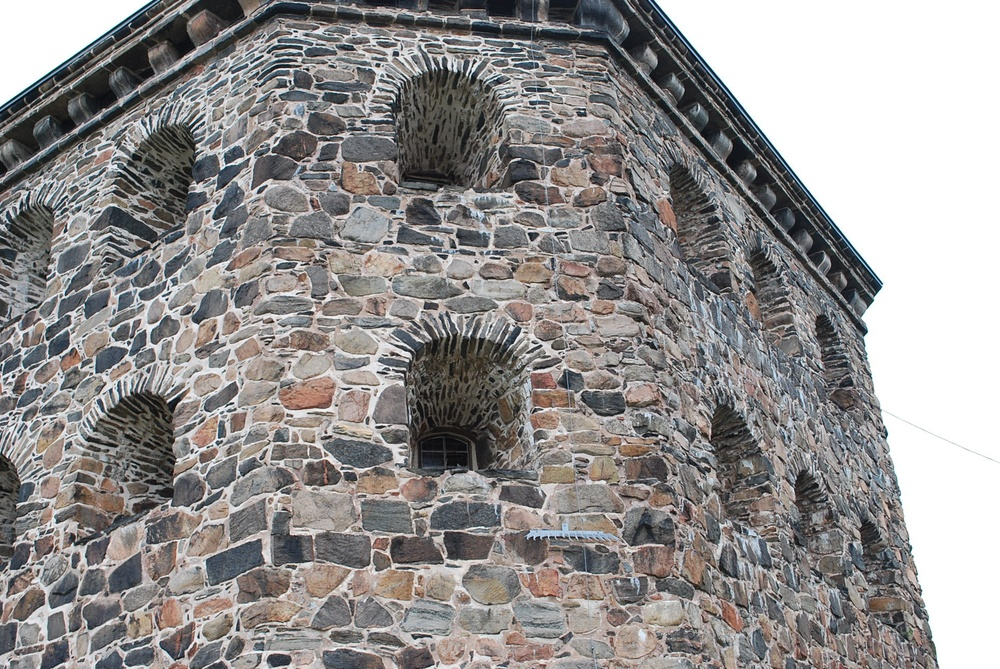
%> input picture Assignment3/kronan1.JPG, 1000 x 669 px, shrunk from 1936 x 1296 before the run
$ octave CompEx2.m   (GNU Octave 9; MATLAB toolbox functions it lacks are replaced by stand-ins)
%> lines starting %> are read from the running program, lines starting %| are printed output that depends on the picture
### Assignment3/DLT.m
function [X, xproj1, xproj2] = DLT(P1, P2, x1h, x2h)
%> called with P1 = [1 0 0 0; 0 1 0 0; 0 0 1 0]
[dim, points] = size(x1h);

X = zeros(dim+1, points);

% Triangulation point by point, see lecture 5.
for point=1:points
    M = [P1 x1h(:, point) zeros(dim, 1); P2 zeros(dim, 1) x2h(:, point)];
    [U,S,V] = svd(M);
    v = V(:,end);
    X(:, point) = v(1:dim+1);
end

xproj1 = [pflat(P1*X); ones(1, size(x1h,2))];
xproj2 = [pflat(P2*X); ones(1, size(x1h,2))];
end

### Assignment3/pflat.m
function [new_x] = pflat(x);
%Divides last entry of homogeneous coordinates for points of any
%dimensionality.
new_x = x./repmat(x(end,:),[size(x,1) 1]);
end

### Assignment3/CompEx2.m
%% Computer Exercise 2
load F
load compEx1data

%% Normalize image points
x1 = x{1};
m1 = mean(x1, 2);
s1 = std(x1,0,2);
x2 = x{2};
m2 = mean(x2, 2);
s2 = std(x2,0,2);

% Normalization
N1 = [1./s1(1) 0 -1./s1(1)*m1(1); 0 1./s1(2) -1./s1(2)*m1(2); 0 0 1];
N2 = [1./s2(1) 0 -1./s2(1)*m2(1); 0 1./s2(2) -1./s2(2)*m2(2); 0 0 1];
% Without normalization
% N1 = eye(3);
% N2 = eye(3);

x1norm = N1*x1;
x2norm = N2*x2;

%% Camera matrices and DLT
e2 = null(F.');
e2skew = [0 -e2(3) e2(2); e2(3) 0 -e2(1); -e2(2) e2(1) 0];

P1 = [eye(3) zeros(3,1)];
P2 = [e2skew*F e2];

[X, xproj1, xproj2] = DLT(P1,P2, x1, x2);

figure(1)
im1 = imread('kronan1.JPG');
%> im1 is the input picture: size 669x1000x3 uint8; mean R, G, B 147.1, 144.6, 143.8
imagesc(im1)
hold on
plot(x1(1,:), x1(2,:), 'b.', 'Markersize', 20)
plot(xproj1(1,:), xproj1(2,:), 'r*')
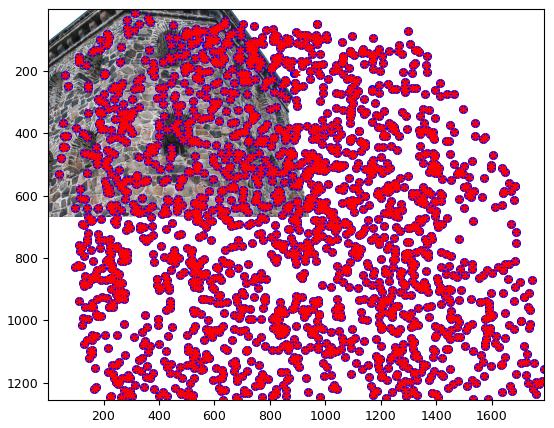
%> figure redrawn from the program's plot data

figure(2)
im2 = imread('kronan2.JPG');
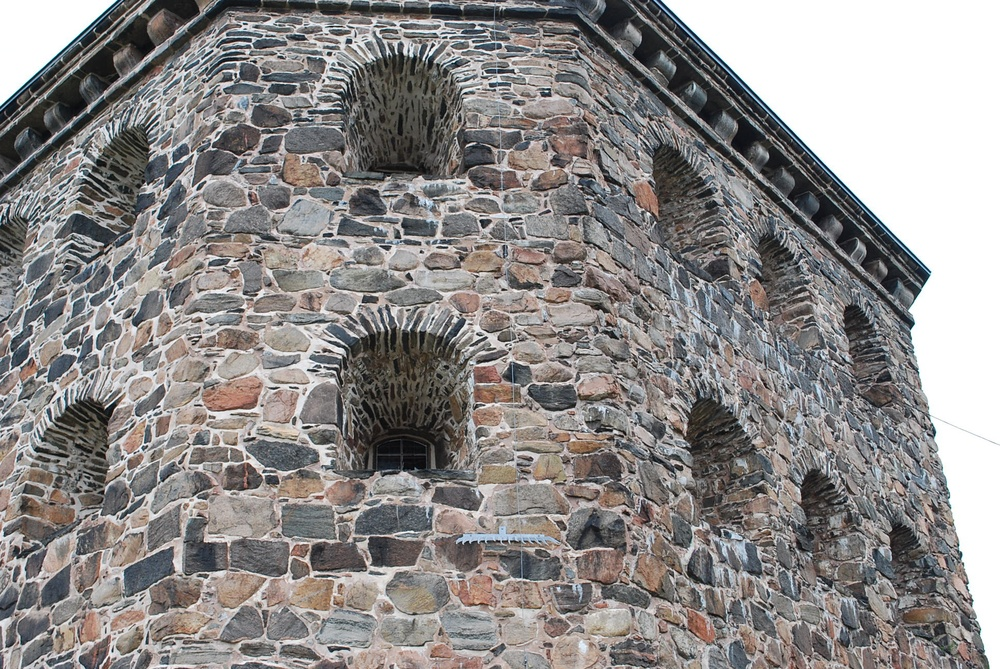
%> input picture Assignment3/kronan2.JPG, 1000 x 669 px, shrunk from 1936 x 1296 before the run
%> im2 is the input picture: size 669x1000x3 uint8; mean R, G, B 141.3, 138.2, 137.2
imagesc(im2)
hold on
plot(x2(1,:), x2(2,:), 'b.', 'Markersize', 20)
plot(xproj2(1,:), xproj2(2,:), 'r*')
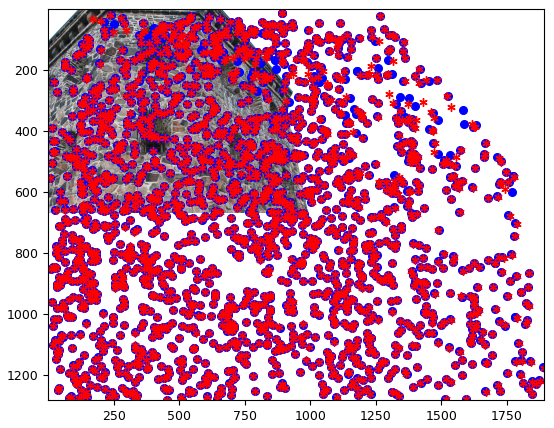
%> figure redrawn from the program's plot data

%% 3D plot of scene points
Xh = pflat(X);
figure(3)
plot3(Xh(1,:), Xh(2,:), Xh(3,:), '.')
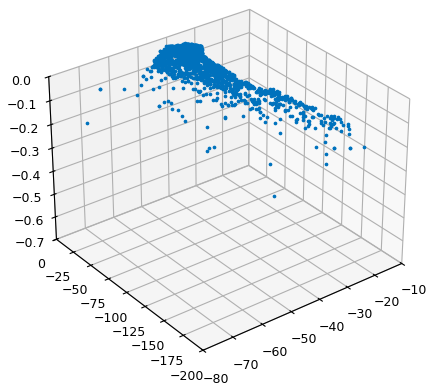
%> figure redrawn from the program's plot data

%% Quasi Affine solutions
P1quasi = P1;
P1quasi(:,3:4) = P1quasi(:, [4 3]);

P2quasi = P2;
P2quasi(:,3:4) = P2quasi(:, [4 3]);

Xq = X;
Xq(3:4, :) = Xq([4 3], :);

Xh = pflat(Xq);
figure(4)
plot3(Xh(1,:), Xh(2,:), Xh(3,:), '.')
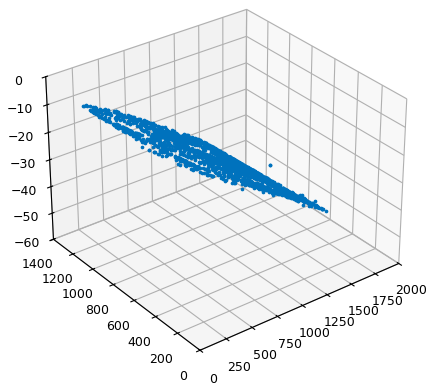
%> figure redrawn from the program's plot data
